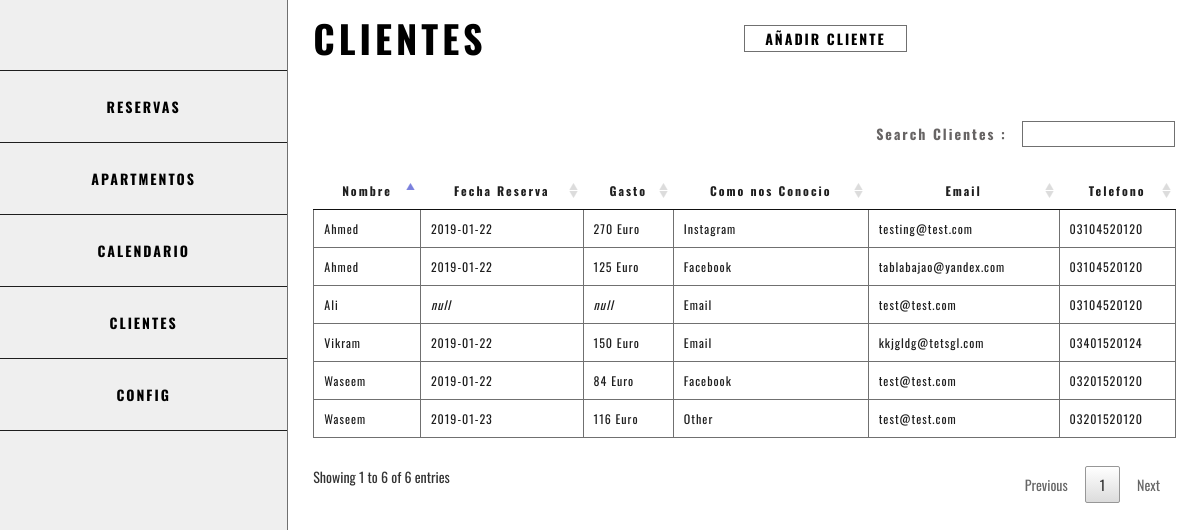
/admin/clients.php, run on an earlier commit of the app's database.
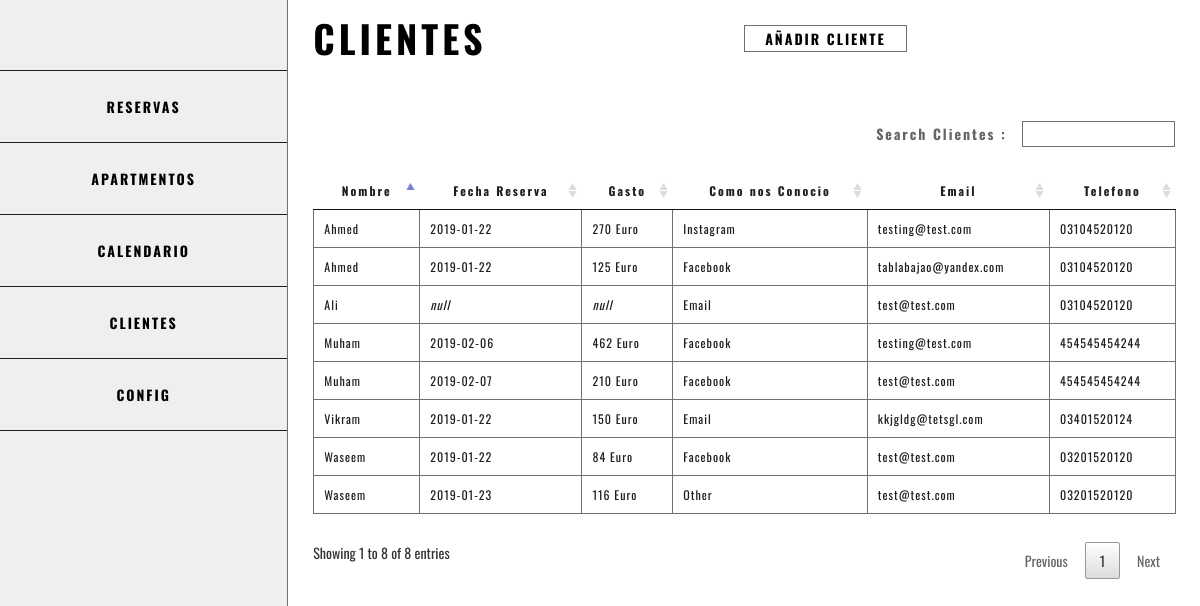
And on a later commit of the database.
### tables this page shows
CREATE TABLE `reserve` (
  `res_no` int(11) NOT NULL,
  `reserve_date` date NOT NULL,
  `start_date` date NOT NULL,
  `end_date` date NOT NULL,
  `apt_id` int(11) NOT NULL,
  `client_id` int(11) NOT NULL,
  `cost` int(11) NOT NULL,
  `payment_via` varchar(255) NOT NULL,
  `adults` int(11) NOT NULL,
  `children` int(11) NOT NULL,
  `status` enum('0','1') NOT NULL DEFAULT '1'
);

CREATE TABLE `client` (
  `id` int(11) NOT NULL,
  `name` varchar(255) NOT NULL,
  `surname` varchar(255) DEFAULT NULL,
  `email` varchar(255) NOT NULL,
  `phone` varchar(255) NOT NULL,
  `region` varchar(255) NOT NULL,
  `come_from` varchar(255) NOT NULL,
  `note` text
);

### views/admin/clients.php (the view, shortened to what this page needs)
<link rel="stylesheet" type="text/css" href="<?php echo URL; ?>/assets/DataTables/datatables.min.css"/>
<div class="resv-table">
    <table id="toTable">
        <thead>
            <tr>
                <th>Nombre</th>
                <th>Fecha Reserva</th>
                <th>Gasto</th>
                <th>Como nos Conocio</th>
                <th>Email</th>
                <th>Telefono</th>
            </tr>
        </thead>
        <tbody>
            <?php foreach($clients as $client): ?>
            <tr>
                <td><?=$client['name']?></td>
                <td><?=!empty($client['reserve_date'])?$client['reserve_date']:'<i>null</i>'?></td>
                <td><?=!empty($client['cost'])?$client['cost'] . ' Euro':'<i>null</i>'?></td>
                <td><?=$client['come_from']?></td>
                <td><?=$client['email']?></td>
                <td><?=$client['phone']?></td>
            </tr>
            <?php endforeach; ?>
        </tbody>
    </table>
</div>

What changed in the data, as far as the page shows it:
added reserve: client.name "Muham", reserve_date "2019-02-06", cost "462", client.come_from "Facebook", client.email "testing@test.com", client.phone "454545454244"
added reserve: client.name "Muham", reserve_date "2019-02-07", cost "210", client.come_from "Facebook", client.email "test@test.com", client.phone "454545454244"
Also different on the page:
text written by a page script: "Search Clientes : Showing 1 to 6 of 6 entries Previous 1 Next" → "Search Clientes : Showing 1 to 8 of 8 entries Previous 1 Next"
